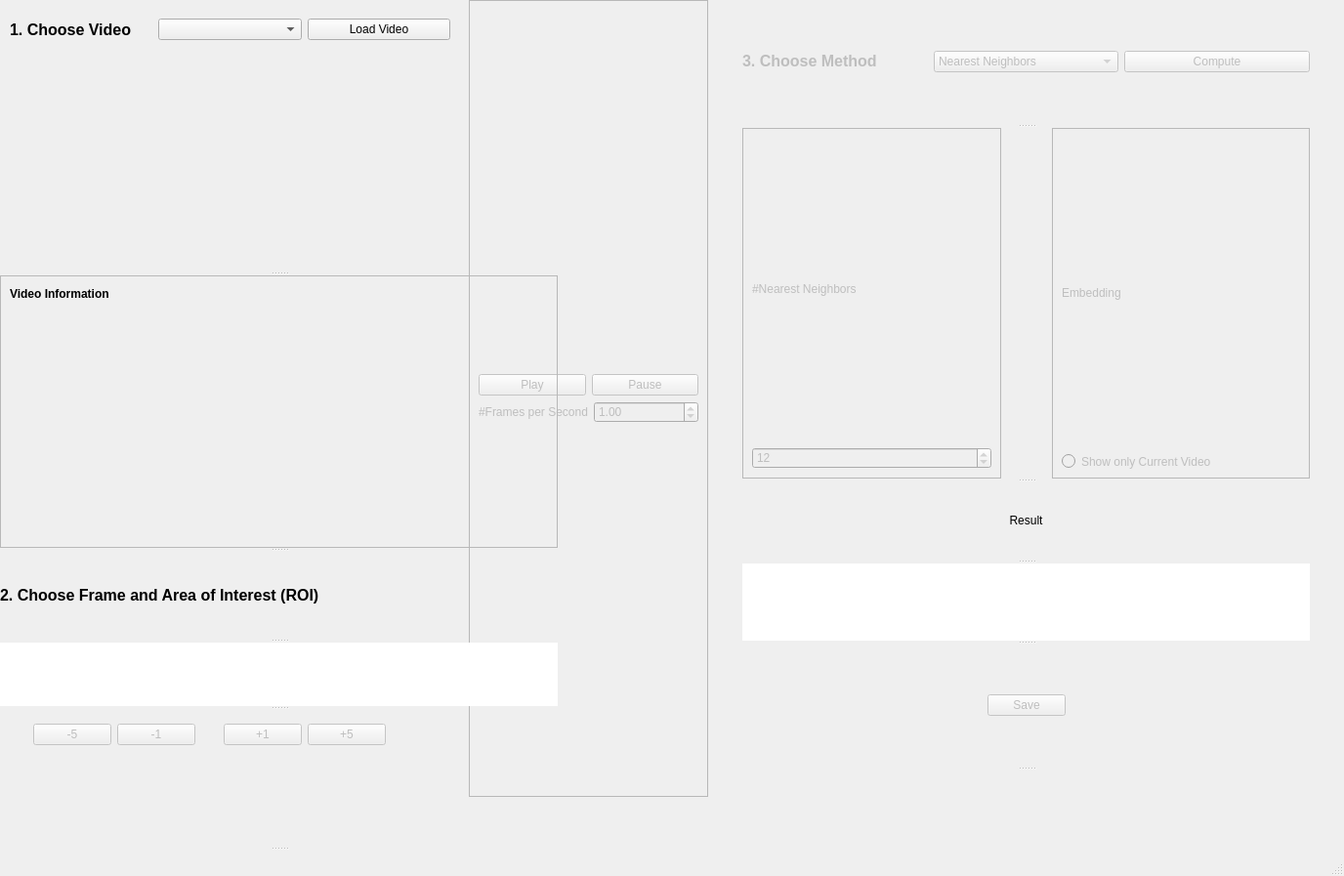
<?xml version="1.0" encoding="UTF-8"?>
<ui version="4.0">
 <class>MainWindow</class>
 <widget class="QMainWindow" name="MainWindow">
  <property name="geometry">
   <rect>
    <x>0</x>
    <y>0</y>
    <width>1376</width>
    <height>897</height>
   </rect>
  </property>
  <property name="windowTitle">
   <string>Similarity</string>
  </property>
  <widget class="QWidget" name="centralwidget">
   <widget class="QSplitter" name="Splitter_right">
    <property name="geometry">
     <rect>
      <x>760</x>
      <y>0</y>
      <width>581</width>
      <height>871</height>
     </rect>
    </property>
    <property name="orientation">
     <enum>Qt::Vertical</enum>
    </property>
    <widget class="QSplitter" name="Splitter_method_result">
     <property name="orientation">
      <enum>Qt::Vertical</enum>
     </property>
     <widget class="QSplitter" name="Splitter_method">
      <property name="orientation">
       <enum>Qt::Vertical</enum>
      </property>
      <widget class="QWidget" name="Widget_method" native="true">
       <property name="enabled">
        <bool>false</bool>
       </property>
       <property name="sizePolicy">
        <sizepolicy hsizetype="Preferred" vsizetype="Preferred">
         <horstretch>0</horstretch>
         <verstretch>0</verstretch>
        </sizepolicy>
       </property>
       <layout class="QGridLayout" name="gridLayout_3">
        <item row="0" column="0">
         <layout class="QHBoxLayout" name="horizontalLayout_11">
          <property name="topMargin">
           <number>0</number>
          </property>
          <item>
           <widget class="QLabel" name="label_4">
            <property name="text">
             <string>&lt;html&gt;&lt;head/&gt;&lt;body&gt;&lt;p&gt;&lt;span style=&quot; font-size:12pt; font-weight:600;&quot;&gt;3. Choose Method&lt;/span&gt;&lt;/p&gt;&lt;/body&gt;&lt;/html&gt;</string>
            </property>
           </widget>
          </item>
          <item>
           <widget class="QComboBox" name="ComboBox_compute_2">
            <item>
             <property name="text">
              <string>Nearest Neighbors</string>
             </property>
            </item>
            <item>
             <property name="text">
              <string>Low-dim Embedding</string>
             </property>
            </item>
           </widget>
          </item>
          <item>
           <widget class="QPushButton" name="PushButton_compute_2">
            <property name="text">
             <string>Compute</string>
            </property>
           </widget>
          </item>
         </layout>
        </item>
       </layout>
      </widget>
      <widget class="QWidget" name="layoutWidget_3">
       <layout class="QHBoxLayout" name="horizontalLayout_5">
        <property name="spacing">
         <number>52</number>
        </property>
        <item>
         <widget class="QFrame" name="Frame_nrNN_2">
          <property name="enabled">
           <bool>false</bool>
          </property>
          <property name="styleSheet">
           <string notr="true">border-color: rgb(0, 0, 0);</string>
          </property>
          <property name="frameShape">
           <enum>QFrame::StyledPanel</enum>
          </property>
          <property name="frameShadow">
           <enum>QFrame::Raised</enum>
          </property>
          <layout class="QGridLayout" name="gridLayout_5">
           <item row="0" column="0">
            <layout class="QVBoxLayout" name="verticalLayout_5">
             <item>
              <widget class="QLabel" name="Label_nrNN">
               <property name="text">
                <string>&lt;html&gt;&lt;head/&gt;&lt;body&gt;&lt;p&gt;#Nearest Neighbors&lt;/p&gt;&lt;/body&gt;&lt;/html&gt;</string>
               </property>
              </widget>
             </item>
             <item>
              <widget class="QSpinBox" name="SpinBox_chooseNumberNN_2">
               <property name="minimum">
                <number>1</number>
               </property>
               <property name="maximum">
                <number>50</number>
               </property>
               <property name="value">
                <number>12</number>
               </property>
              </widget>
             </item>
            </layout>
           </item>
          </layout>
         </widget>
        </item>
        <item>
         <widget class="QFrame" name="Frame_embSource_2">
          <property name="enabled">
           <bool>false</bool>
          </property>
          <property name="styleSheet">
           <string notr="true">border-color: rgb(0, 0, 0);</string>
          </property>
          <property name="frameShape">
           <enum>QFrame::StyledPanel</enum>
          </property>
          <property name="frameShadow">
           <enum>QFrame::Raised</enum>
          </property>
          <layout class="QGridLayout" name="gridLayout_4">
           <item row="0" column="0">
            <layout class="QVBoxLayout" name="verticalLayout_11">
             <item>
              <widget class="QLabel" name="label_7">
               <property name="text">
                <string>Embedding</string>
               </property>
              </widget>
             </item>
             <item>
              <widget class="QRadioButton" name="RadioButton_embedding_2">
               <property name="text">
                <string>Show only Current Video</string>
               </property>
              </widget>
             </item>
            </layout>
           </item>
          </layout>
         </widget>
        </item>
       </layout>
      </widget>
     </widget>
     <widget class="QSplitter" name="Splitter_result">
      <property name="orientation">
       <enum>Qt::Vertical</enum>
      </property>
      <widget class="QLabel" name="Label_showResult_title">
       <property name="text">
        <string>&lt;html&gt;&lt;head/&gt;&lt;body&gt;&lt;p align=&quot;center&quot;&gt;Result&lt;/p&gt;&lt;/body&gt;&lt;/html&gt;</string>
       </property>
      </widget>
      <widget class="QLabel" name="Label_showResult">
       <property name="sizePolicy">
        <sizepolicy hsizetype="Preferred" vsizetype="Expanding">
         <horstretch>0</horstretch>
         <verstretch>0</verstretch>
        </sizepolicy>
       </property>
       <property name="styleSheet">
        <string notr="true">background-color: rgb(255, 255, 255);</string>
       </property>
       <property name="text">
        <string/>
       </property>
      </widget>
      <widget class="QWidget" name="layoutWidget_4">
       <layout class="QHBoxLayout" name="horizontalLayout_8">
        <item>
         <spacer name="horizontalSpacer_9">
          <property name="orientation">
           <enum>Qt::Horizontal</enum>
          </property>
          <property name="sizeHint" stdset="0">
           <size>
            <width>40</width>
            <height>20</height>
           </size>
          </property>
         </spacer>
        </item>
        <item>
         <widget class="QPushButton" name="PushButton_saveResult_2">
          <property name="enabled">
           <bool>false</bool>
          </property>
          <property name="text">
           <string>Save</string>
          </property>
         </widget>
        </item>
        <item>
         <spacer name="horizontalSpacer_10">
          <property name="orientation">
           <enum>Qt::Horizontal</enum>
          </property>
          <property name="sizeHint" stdset="0">
           <size>
            <width>40</width>
            <height>20</height>
           </size>
          </property>
         </spacer>
        </item>
       </layout>
      </widget>
     </widget>
    </widget>
    <widget class="QSplitter" name="Splitter_info">
     <property name="orientation">
      <enum>Qt::Horizontal</enum>
     </property>
     <widget class="QLabel" name="Label_info_inbetween">
      <property name="text">
       <string/>
      </property>
     </widget>
    </widget>
   </widget>
   <widget class="QSplitter" name="Splitter_mid">
    <property name="geometry">
     <rect>
      <x>480</x>
      <y>0</y>
      <width>245</width>
      <height>816</height>
     </rect>
    </property>
    <property name="orientation">
     <enum>Qt::Vertical</enum>
    </property>
    <widget class="QFrame" name="Frame_play">
     <property name="enabled">
      <bool>false</bool>
     </property>
     <property name="styleSheet">
      <string notr="true">border-color: rgb(0, 0, 0);</string>
     </property>
     <property name="frameShape">
      <enum>QFrame::StyledPanel</enum>
     </property>
     <property name="frameShadow">
      <enum>QFrame::Raised</enum>
     </property>
     <layout class="QGridLayout" name="gridLayout_2">
      <item row="0" column="0">
       <layout class="QVBoxLayout" name="verticalLayout_3">
        <item>
         <layout class="QHBoxLayout" name="horizontalLayout_9">
          <item>
           <widget class="QPushButton" name="PushButton_play">
            <property name="text">
             <string>Play</string>
            </property>
           </widget>
          </item>
          <item>
           <widget class="QPushButton" name="PushButton_pause">
            <property name="text">
             <string>Pause</string>
            </property>
           </widget>
          </item>
         </layout>
        </item>
        <item>
         <layout class="QHBoxLayout" name="horizontalLayout_7">
          <item>
           <widget class="QLabel" name="Label_slider">
            <property name="text">
             <string>&lt;html&gt;&lt;head/&gt;&lt;body&gt;&lt;p align=&quot;center&quot;&gt;#Frames per Second&lt;/p&gt;&lt;/body&gt;&lt;/html&gt;</string>
            </property>
           </widget>
          </item>
          <item>
           <widget class="QDoubleSpinBox" name="DoubleSpinBox_secPerFrame">
            <property name="minimum">
             <double>0.200000000000000</double>
            </property>
            <property name="maximum">
             <double>5.000000000000000</double>
            </property>
            <property name="singleStep">
             <double>0.200000000000000</double>
            </property>
            <property name="value">
             <double>1.000000000000000</double>
            </property>
           </widget>
          </item>
         </layout>
        </item>
       </layout>
      </item>
     </layout>
    </widget>
   </widget>
   <widget class="QSplitter" name="Splitter_left">
    <property name="geometry">
     <rect>
      <x>0</x>
      <y>0</y>
      <width>571</width>
      <height>871</height>
     </rect>
    </property>
    <property name="orientation">
     <enum>Qt::Vertical</enum>
    </property>
    <widget class="QWidget" name="Widget_chooseVideo" native="true">
     <widget class="QWidget" name="horizontalLayoutWidget_2">
      <property name="geometry">
       <rect>
        <x>10</x>
        <y>10</y>
        <width>451</width>
        <height>41</height>
       </rect>
      </property>
      <layout class="QHBoxLayout" name="horizontalLayout_2">
       <item>
        <widget class="QLabel" name="Label_video">
         <property name="text">
          <string>&lt;html&gt;&lt;head/&gt;&lt;body&gt;&lt;p&gt;&lt;span style=&quot; font-size:12pt; font-weight:600;&quot;&gt;1. Choose Video&lt;/span&gt;&lt;/p&gt;&lt;/body&gt;&lt;/html&gt;</string>
         </property>
        </widget>
       </item>
       <item>
        <widget class="QComboBox" name="ComboBox_chooseVideo">
         <property name="editable">
          <bool>false</bool>
         </property>
        </widget>
       </item>
       <item>
        <widget class="QPushButton" name="PushButton_confirmVideo">
         <property name="text">
          <string>Load Video</string>
         </property>
        </widget>
       </item>
      </layout>
     </widget>
    </widget>
    <widget class="QFrame" name="Frame_videoInfo">
     <property name="styleSheet">
      <string notr="true">border-color: rgb(0, 0, 0);
border-width: 10</string>
     </property>
     <property name="frameShape">
      <enum>QFrame::StyledPanel</enum>
     </property>
     <property name="frameShadow">
      <enum>QFrame::Raised</enum>
     </property>
     <widget class="QLabel" name="Label_info_project">
      <property name="geometry">
       <rect>
        <x>10</x>
        <y>40</y>
        <width>231</width>
        <height>31</height>
       </rect>
      </property>
      <property name="styleSheet">
       <string notr="true"/>
      </property>
      <property name="text">
       <string/>
      </property>
     </widget>
     <widget class="QLabel" name="Label_info_video">
      <property name="geometry">
       <rect>
        <x>10</x>
        <y>70</y>
        <width>489</width>
        <height>41</height>
       </rect>
      </property>
      <property name="styleSheet">
       <string notr="true"/>
      </property>
      <property name="text">
       <string/>
      </property>
     </widget>
     <widget class="QLabel" name="Label_videoInfo">
      <property name="geometry">
       <rect>
        <x>10</x>
        <y>10</y>
        <width>171</width>
        <height>18</height>
       </rect>
      </property>
      <property name="text">
       <string>&lt;html&gt;&lt;head/&gt;&lt;body&gt;&lt;p&gt;&lt;span style=&quot; font-weight:600;&quot;&gt;Video Information&lt;/span&gt;&lt;/p&gt;&lt;/body&gt;&lt;/html&gt;</string>
      </property>
     </widget>
    </widget>
    <widget class="QSplitter" name="splitter_choseFrame_spacer">
     <property name="orientation">
      <enum>Qt::Horizontal</enum>
     </property>
     <widget class="QSplitter" name="Splitter_chooseFrame">
      <property name="orientation">
       <enum>Qt::Vertical</enum>
      </property>
      <widget class="QLabel" name="Label_frame">
       <property name="enabled">
        <bool>true</bool>
       </property>
       <property name="text">
        <string>&lt;html&gt;&lt;head/&gt;&lt;body&gt;&lt;p&gt;&lt;span style=&quot; font-size:12pt; font-weight:600;&quot;&gt;2. Choose Frame and Area of Interest (ROI)&lt;/span&gt;&lt;/p&gt;&lt;/body&gt;&lt;/html&gt;</string>
       </property>
      </widget>
      <widget class="QLabel" name="Label_showFrame">
       <property name="enabled">
        <bool>true</bool>
       </property>
       <property name="sizePolicy">
        <sizepolicy hsizetype="Preferred" vsizetype="Preferred">
         <horstretch>0</horstretch>
         <verstretch>0</verstretch>
        </sizepolicy>
       </property>
       <property name="styleSheet">
        <string notr="true">background-color: rgb(255, 255, 255);</string>
       </property>
       <property name="text">
        <string/>
       </property>
      </widget>
      <widget class="QWidget" name="Widget_moveFrames" native="true">
       <property name="enabled">
        <bool>false</bool>
       </property>
       <widget class="QWidget" name="horizontalLayoutWidget">
        <property name="geometry">
         <rect>
          <x>10</x>
          <y>10</y>
          <width>409</width>
          <height>30</height>
         </rect>
        </property>
        <layout class="QHBoxLayout" name="horizontalLayout_3">
         <item>
          <spacer name="horizontalSpacer_5">
           <property name="orientation">
            <enum>Qt::Horizontal</enum>
           </property>
           <property name="sizeHint" stdset="0">
            <size>
             <width>40</width>
             <height>20</height>
            </size>
           </property>
          </spacer>
         </item>
         <item>
          <widget class="QPushButton" name="PushButton_goLeftLeft">
           <property name="enabled">
            <bool>false</bool>
           </property>
           <property name="text">
            <string>-5</string>
           </property>
          </widget>
         </item>
         <item>
          <widget class="QPushButton" name="PushButton_goLeft">
           <property name="enabled">
            <bool>false</bool>
           </property>
           <property name="text">
            <string>-1</string>
           </property>
          </widget>
         </item>
         <item>
          <spacer name="horizontalSpacer_4">
           <property name="orientation">
            <enum>Qt::Horizontal</enum>
           </property>
           <property name="sizeHint" stdset="0">
            <size>
             <width>40</width>
             <height>20</height>
            </size>
           </property>
          </spacer>
         </item>
         <item>
          <widget class="QPushButton" name="PushButton_goRight">
           <property name="enabled">
            <bool>false</bool>
           </property>
           <property name="text">
            <string>+1</string>
           </property>
          </widget>
         </item>
         <item>
          <widget class="QPushButton" name="PushButton_goRightRight">
           <property name="enabled">
            <bool>false</bool>
           </property>
           <property name="text">
            <string>+5</string>
           </property>
          </widget>
         </item>
         <item>
          <spacer name="horizontalSpacer_6">
           <property name="orientation">
            <enum>Qt::Horizontal</enum>
           </property>
           <property name="sizeHint" stdset="0">
            <size>
             <width>40</width>
             <height>20</height>
            </size>
           </property>
          </spacer>
         </item>
        </layout>
       </widget>
      </widget>
      <widget class="QSplitter" name="Splitter_adjustBB">
       <property name="orientation">
        <enum>Qt::Horizontal</enum>
       </property>
       <widget class="QFrame" name="Frame_adjustBB">
        <property name="enabled">
         <bool>false</bool>
        </property>
        <property name="styleSheet">
         <string notr="true">border-color: rgb(0, 0, 0);</string>
        </property>
        <property name="frameShape">
         <enum>QFrame::StyledPanel</enum>
        </property>
        <property name="frameShadow">
         <enum>QFrame::Raised</enum>
        </property>
        <widget class="QWidget" name="Widget_changeBBSize" native="true">
         <property name="geometry">
          <rect>
           <x>30</x>
           <y>30</y>
           <width>251</width>
           <height>60</height>
          </rect>
         </property>
         <widget class="QWidget" name="horizontalLayoutWidget_3">
          <property name="geometry">
           <rect>
            <x>10</x>
            <y>10</y>
            <width>231</width>
            <height>39</height>
           </rect>
          </property>
          <layout class="QHBoxLayout" name="horizontalLayout_6">
           <item>
            <widget class="QLabel" name="Label_BBSize_desc">
             <property name="text">
              <string>Size:</string>
             </property>
            </widget>
           </item>
           <item>
            <spacer name="horizontalSpacer">
             <property name="orientation">
              <enum>Qt::Horizontal</enum>
             </property>
             <property name="sizeHint" stdset="0">
              <size>
               <width>40</width>
               <height>20</height>
              </size>
             </property>
            </spacer>
           </item>
           <item>
            <widget class="QLabel" name="Label_BBSize_x">
             <property name="text">
              <string>x</string>
             </property>
            </widget>
           </item>
           <item>
            <widget class="QSpinBox" name="SpinBox_BBSize_x">
             <property name="minimum">
              <number>30</number>
             </property>
             <property name="maximum">
              <number>200</number>
             </property>
             <property name="value">
              <number>100</number>
             </property>
            </widget>
           </item>
           <item>
            <widget class="QLabel" name="Label_BBSize_y">
             <property name="text">
              <string>y</string>
             </property>
            </widget>
           </item>
           <item>
            <widget class="QSpinBox" name="SpinBox_BBSize_y">
             <property name="minimum">
              <number>30</number>
             </property>
             <property name="maximum">
              <number>200</number>
             </property>
             <property name="value">
              <number>100</number>
             </property>
            </widget>
           </item>
          </layout>
         </widget>
         <zorder>horizontalLayoutWidget_3</zorder>
         <zorder>horizontalLayoutWidget_5</zorder>
         <zorder>RadioButton_adjustBB</zorder>
         <zorder>RadioButton_adjustBB</zorder>
        </widget>
        <widget class="QRadioButton" name="RadioButton_adjustBB">
         <property name="geometry">
          <rect>
           <x>60</x>
           <y>10</y>
           <width>191</width>
           <height>23</height>
          </rect>
         </property>
         <property name="text">
          <string>Adjust Area of Interest</string>
         </property>
        </widget>
        <zorder>verticalLayoutWidget_3</zorder>
        <zorder></zorder>
        <zorder>Widget_changeBBSize</zorder>
        <zorder>RadioButton_adjustBB</zorder>
       </widget>
      </widget>
     </widget>
    </widget>
   </widget>
   <zorder>Label_info_inbetween</zorder>
   <zorder>verticalLayoutWidget</zorder>
   <zorder>PushButton_computeNN</zorder>
   <zorder>Frame_adjustBB</zorder>
   <zorder>verticalLayoutWidget_4</zorder>
   <zorder>Frame_play</zorder>
   <zorder>horizontalLayoutWidget_4</zorder>
   <zorder>horizontalLayoutWidget_6</zorder>
   <zorder>ComboBox_compute</zorder>
   <zorder>label_2</zorder>
   <zorder>Frame_videoInfo</zorder>
   <zorder>Widget_method</zorder>
   <zorder>RadioButton_adjustBB</zorder>
   <zorder>RadioButton_adjustBB</zorder>
   <zorder>Frame_nrNN</zorder>
   <zorder>Frame_embSource</zorder>
   <zorder>Frame_embSource</zorder>
   <zorder>PushButton_saveResult</zorder>
   <zorder>horizontalSpacer_2</zorder>
   <zorder>horizontalSpacer_3</zorder>
   <zorder>Widget_chooseVideo</zorder>
   <zorder></zorder>
   <zorder></zorder>
   <zorder>Widget_method</zorder>
   <zorder>layoutWidget_3</zorder>
   <zorder>Widget_moveFrames</zorder>
   <zorder>Label_showFrame</zorder>
   <zorder>Label_frame</zorder>
   <zorder>horizontalSpacer_7</zorder>
   <zorder>horizontalSpacer_8</zorder>
   <zorder>layoutWidget_4</zorder>
   <zorder>Label_showResult_title</zorder>
   <zorder>Label_showResult</zorder>
   <zorder>horizontalSpacer_11</zorder>
   <zorder>horizontalSpacer_12</zorder>
   <zorder>horizontalSpacer_13</zorder>
   <zorder>verticalSpacer</zorder>
   <zorder>verticalSpacer_2</zorder>
   <zorder>verticalSpacer_3</zorder>
  </widget>
  <widget class="QStatusBar" name="statusbar"/>
 </widget>
 <resources/>
 <connections/>
</ui>
